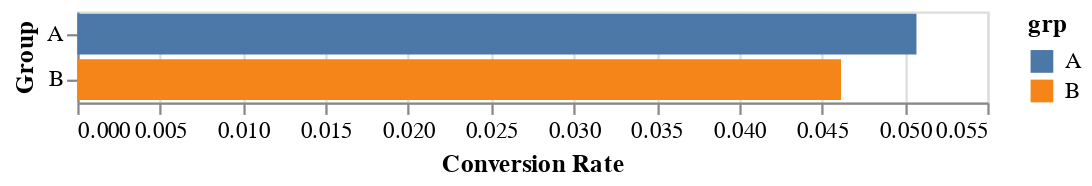

This figure's notebook cell:
### Markdown cell above
В тестовой группе намного больше пользователей. Теперь проверим основные метрики - конверсию, ARPU и ARPPU.

### Code cell
alt.Chart(data).mark_bar().encode(
    alt.Y('grp', title='Group'),
    alt.X('average(converted)', title='Conversion Rate'), # конверсия будет равна среднему значению converted
    color='grp'
)

### Figure 1 — Vega-Lite specification as saved in the notebook (floating-point values rounded to 4 significant figures; data arrays with more than 128 entries replaced by an {"elided": "..."} marker saying what was removed)
{"config": {"view": {"continuousWidth": 400, "continuousHeight": 300}}, "data": {"name": "data-216201720e4270b3c171bcbc79e0a205"}, "mark": "bar", "encoding": {"color": {"type": "nominal", "field": "grp"}, "x": {"type": "quantitative", "aggregate": "average", "field": "converted", "title": "Conversion Rate"}, "y": {"type": "nominal", "field": "grp", "title": "Group"}}, "$schema": "https://vega.github.io/schema/vega-lite/v4.8.1.json", "datasets": {"data-216201720e4270b3c171bcbc79e0a205": {"elided": "8341 records"}}}
